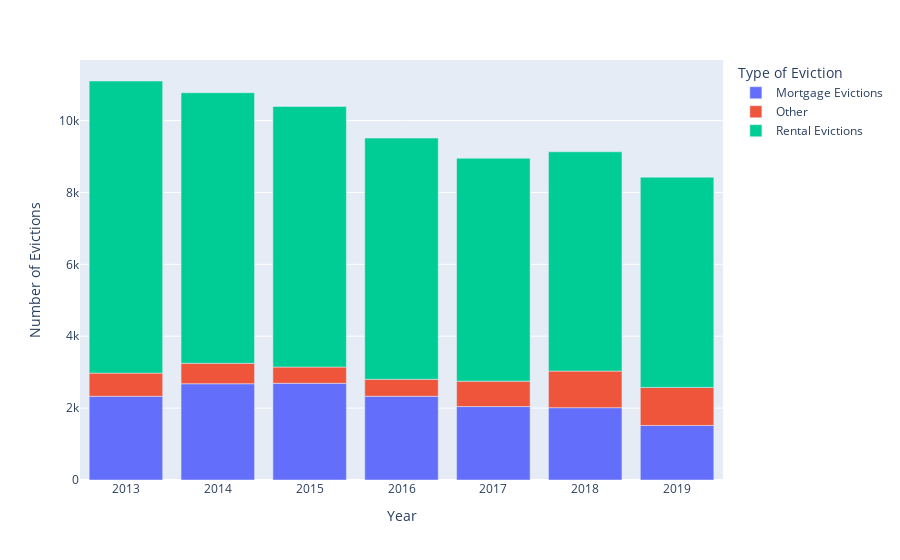

Source (notebook cell):
### Code cell
# make a stacked bar chart
stacked_evict = px.bar(bedf_flat,
       x='Year',
       y='Number of Evictions',
       color='Type of Eviction' 
      )
stacked_evict

### Figure 1 — Plotly figure (JSON) as saved in the notebook; plotly's stock layout.template omitted (floating-point values rounded to 4 significant figures)
{"data": [{"alignmentgroup": "True", "hovertemplate": "Type of Eviction=Mortgage Evictions<br>Year=%{x}<br>Number of Evictions=%{y}<extra></extra>", "legendgroup": "Mortgage Evictions", "marker": {"color": "#636efa"}, "name": "Mortgage Evictions", "offsetgroup": "Mortgage Evictions", "orientation": "v", "showlegend": true, "textposition": "auto", "type": "bar", "x": ["2013", "2014", "2015", "2016", "2017", "2018", "2019"], "xaxis": "x", "y": [2329, 2678, 2690, 2330, 2043, 2012, 1518], "yaxis": "y"}, {"alignmentgroup": "True", "hovertemplate": "Type of Eviction=Other<br>Year=%{x}<br>Number of Evictions=%{y}<extra></extra>", "legendgroup": "Other", "marker": {"color": "#EF553B"}, "name": "Other", "offsetgroup": "Other", "orientation": "v", "showlegend": true, "textposition": "auto", "type": "bar", "x": ["2013", "2014", "2015", "2016", "2017", "2018", "2019"], "xaxis": "x", "y": [645, 569, 453, 472, 707, 1019, 1058], "yaxis": "y"}, {"alignmentgroup": "True", "hovertemplate": "Type of Eviction=Rental Evictions<br>Year=%{x}<br>Number of Evictions=%{y}<extra></extra>", "legendgroup": "Rental Evictions", "marker": {"color": "#00cc96"}, "name": "Rental Evictions", "offsetgroup": "Rental Evictions", "orientation": "v", "showlegend": true, "textposition": "auto", "type": "bar", "x": ["2013", "2014", "2015", "2016", "2017", "2018", "2019"], "xaxis": "x", "y": [8127, 7528, 7251, 6710, 6201, 6100, 5848], "yaxis": "y"}], "layout": {"barmode": "relative", "legend": {"title": {"text": "Type of Eviction"}, "tracegroupgap": 0}, "margin": {"t": 60}, "xaxis": {"anchor": "y", "domain": [0, 1], "title": {"text": "Year"}}, "yaxis": {"anchor": "x", "domain": [0, 1], "title": {"text": "Number of Evictions"}}}}
